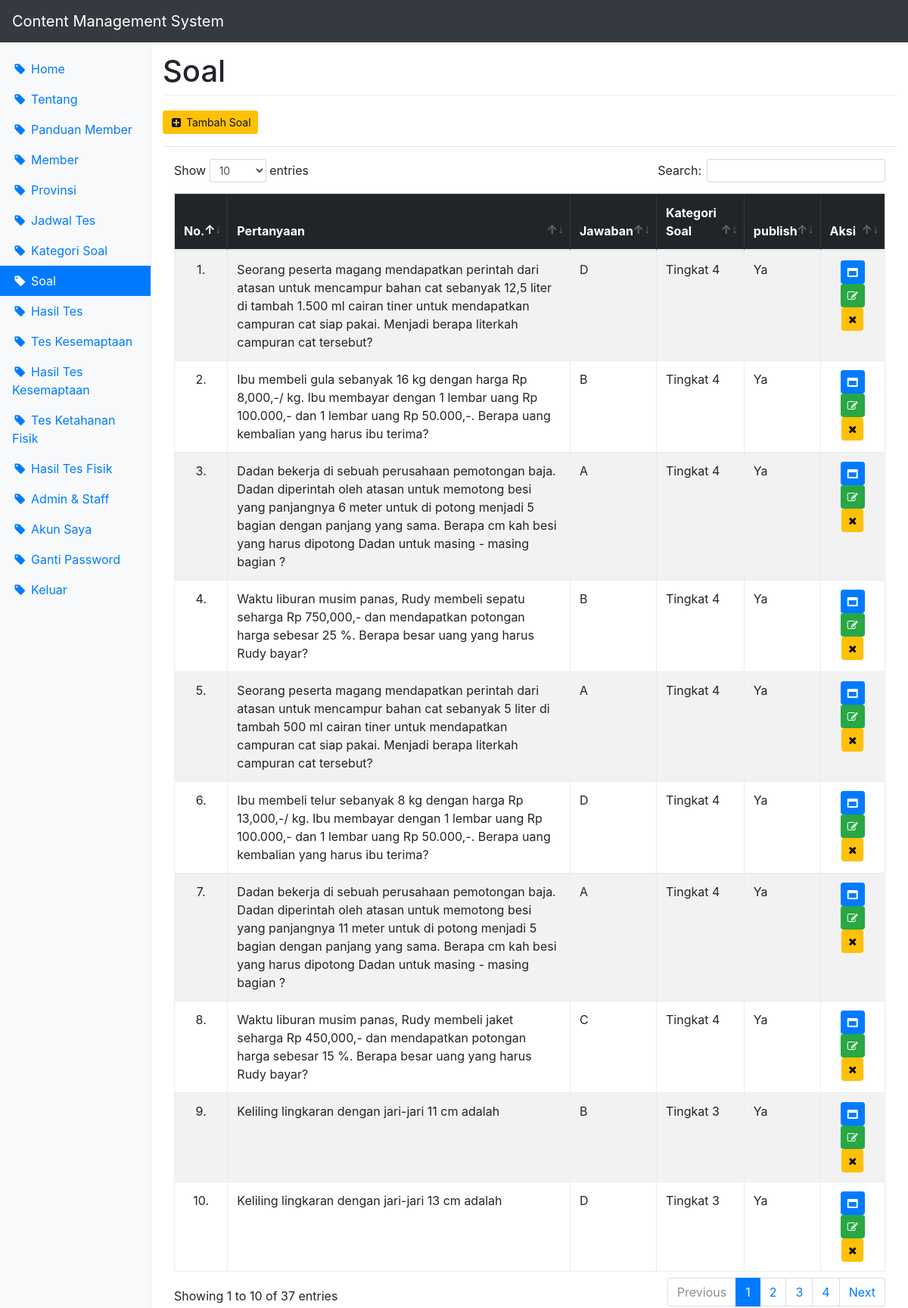
The page /cms/?page=soal (signed in) on the database its author committed.
### tables this page shows
CREATE TABLE `soal` (
  `id_soal` int(11) NOT NULL,
  `pertanyaan` text NOT NULL,
  `pilihan_a` varchar(100) NOT NULL,
  `pilihan_b` varchar(100) NOT NULL,
  `pilihan_c` varchar(100) NOT NULL,
  `pilihan_d` varchar(100) NOT NULL,
  `jawaban` enum('A','B','C','D') NOT NULL,
  `publish` enum('Ya','Tidak') NOT NULL,
  `id_kategori` int(11) NOT NULL
);

CREATE TABLE `kategori` (
  `id_kategori` int(11) NOT NULL,
  `nama_kategori` varchar(100) NOT NULL,
  `ket` text NOT NULL,
  `waktu` int(3) NOT NULL,
  `nilai_min` int(11) NOT NULL,
  `publish` enum('Ya','Tidak') NOT NULL
);

### cms/soal_show.php (the view)
<?php echo '<a href="?page='.$page.'&act=add" class="btn btn-sm btn-warning" title="Tambah Soal"><span class="fa fa-plus-square fa-fw"></span> Tambah Soal</a>'; ?>
<hr>
<table id="datatable" class="table table-responsive table-striped table-bordered table-hover" width="100%" cellspacing="0">
	<thead class="table-inverse">
		<tr>
			<th>No.</th>
			<th>Pertanyaan</th>
			<th>Jawaban</th>
			<th>Kategori Soal</th>
			<th>publish</th>
			<th>Aksi</th>
		</tr>
	</thead>
	<tbody>
	<?php
		$no = 1;
		$sql = "select s.*, k.nama_kategori
						from soal s left join kategori k
						on s.id_kategori = k.id_kategori
						order by s.id_soal desc";
		$query = $db->query($sql);
		while($data = $query->fetch_assoc()){
			echo '<tr>
				<td class="text-center">'.$no.'.</td>
				<td>'.$data['pertanyaan'].'</td>
				<td>'.$data['jawaban'].'</td>
				<td>'.$data['nama_kategori'].'</td>
				<td>'.$data['publish'].'</td>
				<td class="text-center">
					<a href="?page='.$page.'&act=detail&id_soal='.$data['id_soal'].'" class="btn btn-sm btn-primary" title="Detail Soal"><span class="fa fa-window-maximize"></span></a>
					<a href="?page='.$page.'&act=edit&id_soal='.$data['id_soal'].'" class="btn btn-sm btn-success" title="Edit Soal"><span class="fa fa-edit"></span></a>
					<a href="?page='.$page.'&act=delete&id_soal='.$data['id_soal'].'" class="btn btn-sm btn-warning" title="Hapus Soal" onclick="return confirm(\'Anda yakin ingin menghapus data ini?\nData yang sudah dihapus tidak dapat dikembalikan\')"><span class="fa fa-remove"></span></a>
				</td>
			</tr>';
			$no++;
		}
	?>
	</tbody>
</table>

### css/dashboard.css (style rules this page uses)
body { padding-top: 3.5rem; }

### rows shown on the page
soal: pertanyaan "Seorang peserta magang mendapatkan perintah dari atasan untuk mencampur bahan cat sebanyak 12,5 liter di tambah 1.500 ml cairan tiner untuk mendapatkan campuran cat siap pakai. Menjadi berapa literkah campuran cat tersebut?", jawaban "D", id_kategori.nama_kategori "Tingkat 4", publish "Ya"
soal: pertanyaan "Ibu membeli gula sebanyak 16 kg dengan harga Rp 8,000,-/ kg. Ibu membayar dengan 1 lembar uang Rp 100.000,- dan 1 lembar uang Rp 50.000,-. Berapa uang kembalian yang harus ibu terima?", jawaban "B", id_kategori.nama_kategori "Tingkat 4", publish "Ya"
soal: pertanyaan "Dadan bekerja di sebuah perusahaan pemotongan baja. Dadan diperintah oleh atasan untuk memotong besi yang panjangnya 6 meter untuk di potong menjadi 5 bagian dengan panjang yang sama. Berapa cm kah besi yang harus dipotong Dadan untuk masing - masing bagian ?", jawaban "A", id_kategori.nama_kategori "Tingkat 4", publish "Ya"
soal: pertanyaan "Waktu liburan musim panas, Rudy membeli sepatu seharga Rp 750,000,- dan mendapatkan potongan harga sebesar 25 %. Berapa besar uang yang harus Rudy bayar?", jawaban "B", id_kategori.nama_kategori "Tingkat 4", publish "Ya"
soal: pertanyaan "Seorang peserta magang mendapatkan perintah dari atasan untuk mencampur bahan cat sebanyak 5 liter di tambah 500 ml cairan tiner untuk mendapatkan campuran cat siap pakai. Menjadi berapa literkah campuran cat tersebut?", jawaban "A", id_kategori.nama_kategori "Tingkat 4", publish "Ya"
soal: pertanyaan "Ibu membeli telur sebanyak 8 kg dengan harga Rp 13,000,-/ kg. Ibu membayar dengan 1 lembar uang Rp 100.000,- dan 1 lembar uang Rp 50.000,-. Berapa uang kembalian yang harus ibu terima?", jawaban "D", id_kategori.nama_kategori "Tingkat 4", publish "Ya"
soal: pertanyaan "Dadan bekerja di sebuah perusahaan pemotongan baja. Dadan diperintah oleh atasan untuk memotong besi yang panjangnya 11 meter untuk di potong menjadi 5 bagian dengan panjang yang sama. Berapa cm kah besi yang harus dipotong Dadan untuk masing - masing bagian ?", jawaban "A", id_kategori.nama_kategori "Tingkat 4", publish "Ya"
soal: pertanyaan "Waktu liburan musim panas, Rudy membeli jaket seharga Rp 450,000,- dan mendapatkan potongan harga sebesar 15 %. Berapa besar uang yang harus Rudy bayar?", jawaban "C", id_kategori.nama_kategori "Tingkat 4", publish "Ya"
soal: pertanyaan "Keliling lingkaran dengan jari-jari 11 cm adalah", jawaban "B", id_kategori.nama_kategori "Tingkat 3", publish "Ya"
soal: pertanyaan "Keliling lingkaran dengan jari-jari 13 cm adalah", jawaban "D", id_kategori.nama_kategori "Tingkat 3", publish "Ya"

### other values the page prints
$menu "Home"
$menu "Tentang"
$menu "Panduan Member"
$menu "Member"
$menu "Provinsi"
$menu "Jadwal Tes"
$menu "Kategori Soal"
$menu "Soal"
$menu "Hasil Tes"
$menu "Tes Kesemaptaan"
$menu "Hasil Tes Kesemaptaan"
$menu "Tes Ketahanan Fisik"
$menu "Hasil Tes Fisik"
$menu "Admin & Staff"
$menu "Akun Saya"
